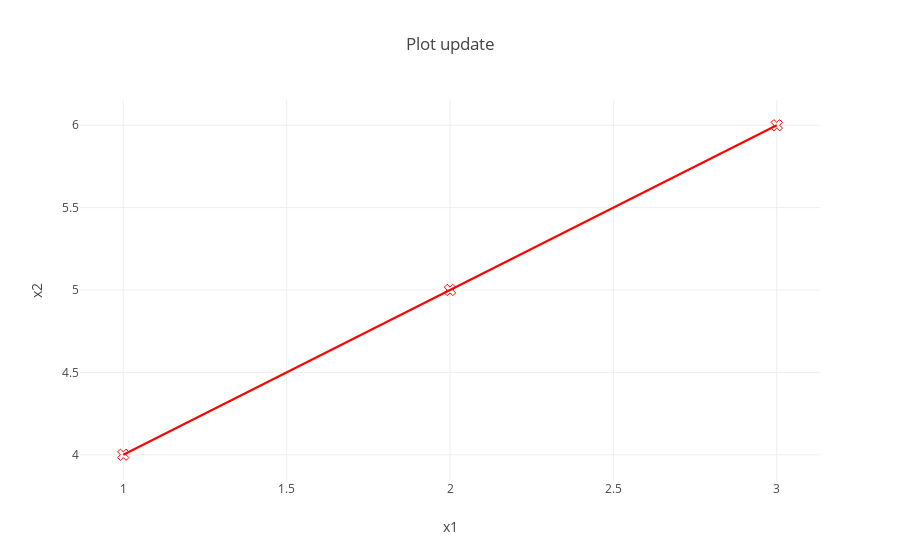

Here is the notebook cell this chart was saved with:
### Code cell
# 可以看到Figure实例实际上就是一个字典类型的变量，我们可以更新这个变量
figure.update(dict(layout=dict(title='Plot update'), data=dict(marker=dict(color='blue'))))
plotly.offline.iplot(figure, filename='pyguide_2')

### Figure 1 — Plotly figure (JSON) as saved in the notebook; plotly's stock layout.template omitted (floating-point values rounded to 4 significant figures)
{"data": [{"marker": {"color": "red", "size": 10, "symbol": 104}, "mode": "markers+lines", "name": "1st Trace", "text": ["one", "two", "three"], "type": "scatter", "uid": "5dd92d1b-2585-4560-ac05-10016cf09bd7", "x": [1, 2, 3], "y": [4, 5, 6]}], "layout": {"title": {"text": "Plot update"}, "xaxis": {"title": {"text": "x1"}}, "yaxis": {"title": {"text": "x2"}}}}
